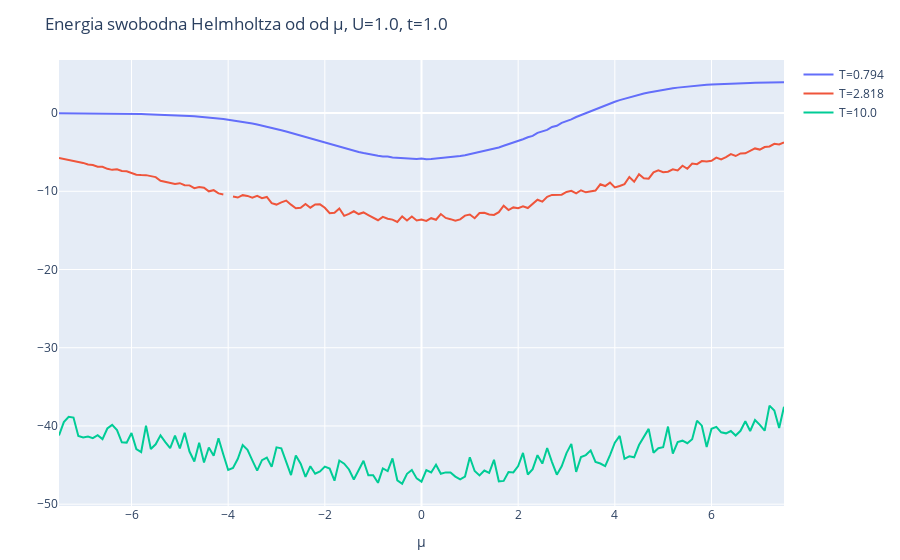

Notebook cell for this chart:
### Markdown cell above
Energia swobodna Helmholtza:

### Code cell
y_vals = real.(helmholtz_vals)

layout = Layout(
    title="Energia swobodna Helmholtza od od μ, U=$U, t=$t",
    xaxis_title="μ",
    yaxis_title="",
)
plot([scatter(x=chem_potentials, y=yval, name="T=$t") for (yval, t) in zip(y_vals, temp_range)], layout)

### Figure 1 — Plotly figure (JSON) as saved in the notebook; plotly's stock layout.template omitted (floating-point values rounded to 4 significant figures; data arrays with more than 128 entries replaced by an {"elided": "..."} marker saying what was removed)
{"data": [{"name": "T=0.794", "type": "scatter", "x": {"elided": "151 float values"}, "y": {"elided": "151 float values"}}, {"name": "T=2.818", "type": "scatter", "x": {"elided": "151 float values"}, "y": {"elided": "151 float values"}}, {"name": "T=10.0", "type": "scatter", "x": {"elided": "151 float values"}, "y": {"elided": "151 float values"}}], "layout": {"margin": {"b": 50, "l": 50, "r": 50, "t": 60}, "title": "Energia swobodna Helmholtza od od μ, U=1.0, t=1.0", "xaxis": {"title": {"text": "μ"}}, "yaxis": {"title": {"text": ""}}}}
